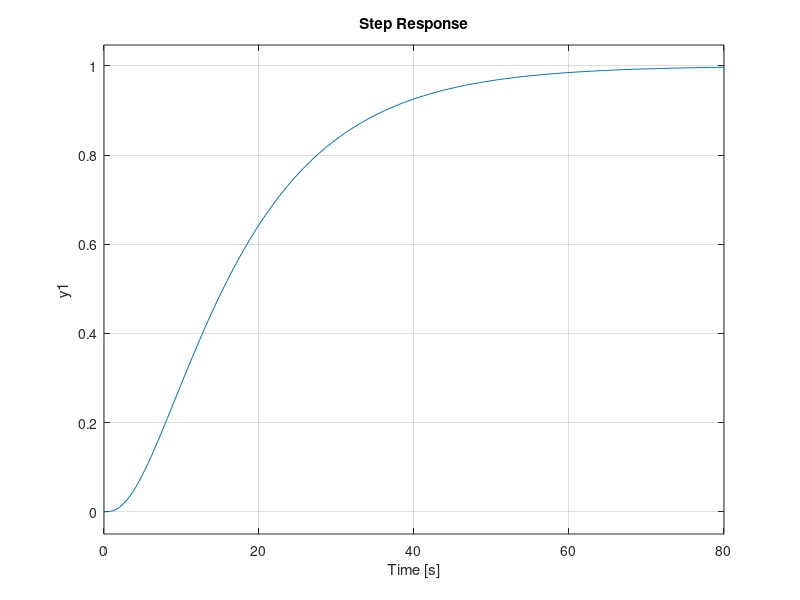
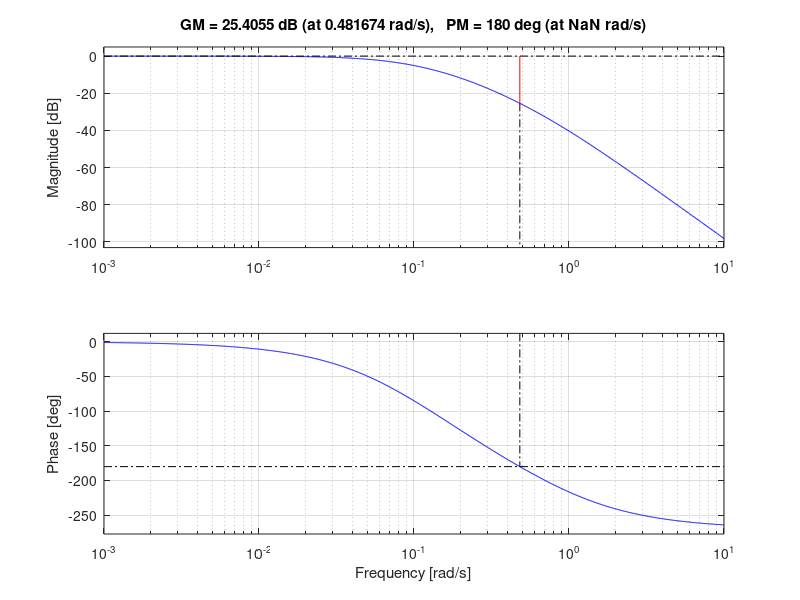
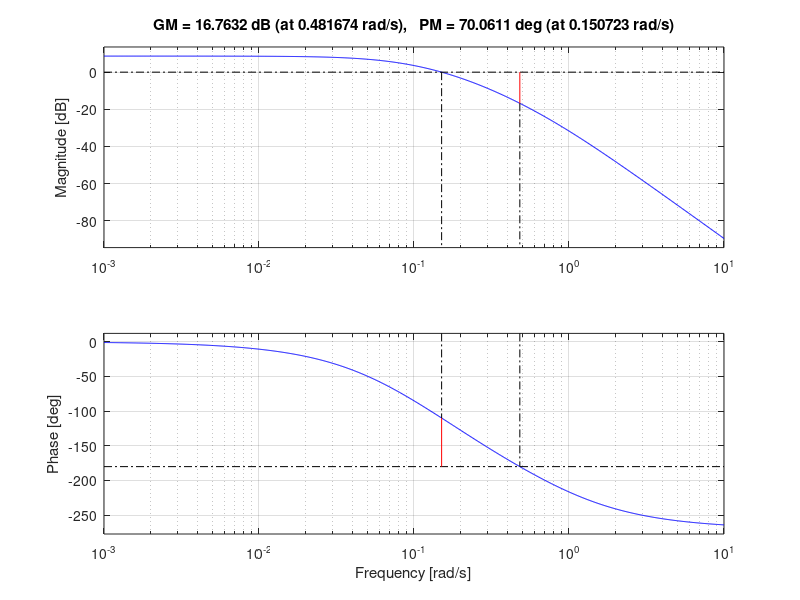
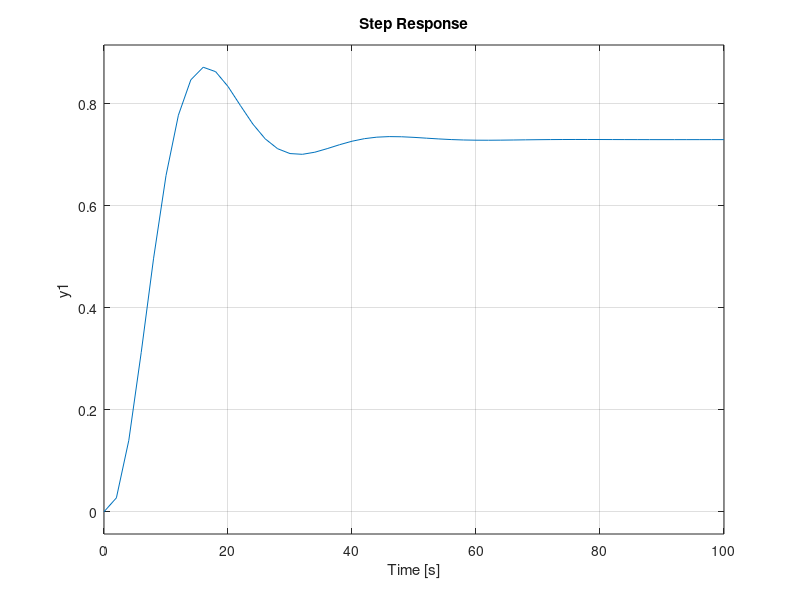

Here is the MATLAB script that generated these plots, in order:
%%Plant
time =  0:2:100 
num_plant = 1;
den_plant = conv([12.4 1], conv([5 1],[1.3 1]));
W_PLANT = tf(num_plant, den_plant)
figure('Name','Step response for W_PLANT');
step(W_PLANT)
figure('Name', 'Bode diagram for w_PLANT');
margin(W_PLANT)
%%Classic P controller for Phase margin = 70, numerical
num_p1 = 1;
den_p1 = 1;
Wp_1 = tf(num_p1, den_p1);
Wo_1 = series(Wp_1,W_PLANT);
[mag_p1,phase_p1,w_p1] = bode(Wo_1);
phase_margin_wp = 70;
phi_wp_p1 = abs((180+phase_p1)-phase_margin_wp);

[min_value_p1, phi_index_p1] = min(phi_wp_p1);
amp_p1 = mag_p1(phi_index_p1);
phase_p1(phi_index_p1);
w_p1(phi_index_p1);
AP_numerical_p1 = 1/amp_p1;

num_wpv2 = AP_numerical_p1;
den_wpv2 = 1;
Wp_v2 = tf(num_wpv2,den_wpv2);
WOp_v2 = series(Wp_v2, W_PLANT);
figure('Name','Bode for open loop with pid');
margin(WOp_v2)

WcP_v2 = feedback(WOp_v2, tf(1,1));
figure('Name', 'Step response for closed loop ');
step(WcP_v2,time)